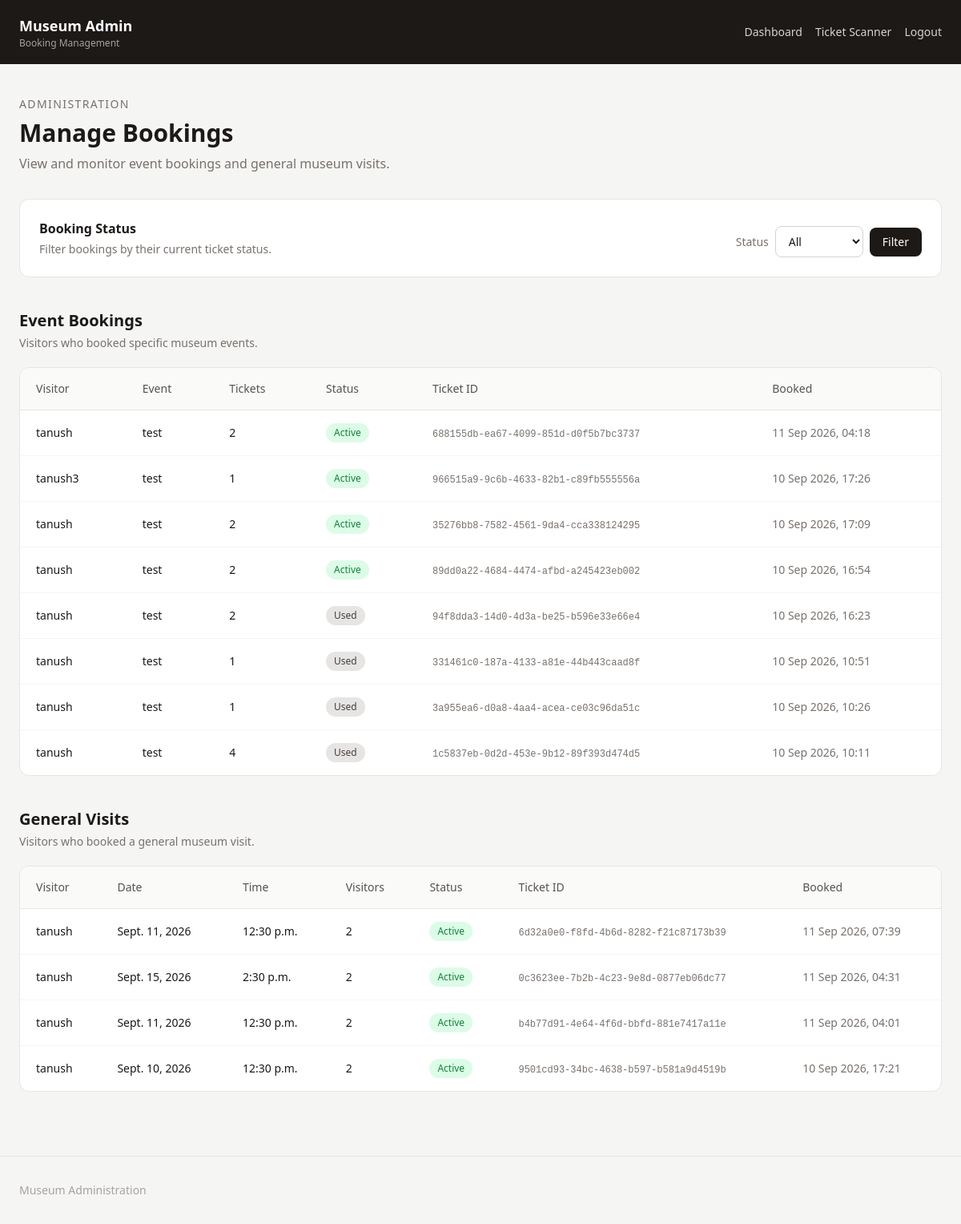
The app's page /admin-dashboard/bookings/ (signed in) with its own data.
### homepage/models.py (models this page shows, shortened)
class Booking(models.Model):
    STATUS_CHOICES = [
        ("active", "Active"),
        ("cancelled", "Cancelled"),
        ("used", "Used"),
    ]
    event = models.ForeignKey(
        Event,
        on_delete=models.CASCADE,
        related_name="bookings"
    )
    user = models.ForeignKey(
        settings.AUTH_USER_MODEL,
        on_delete=models.CASCADE,
        related_name="bookings"
    )
    ticket_id = models.UUIDField(
        default=uuid.uuid4,
        unique=True,
        editable=False
    )
    number_of_tickets = models.PositiveIntegerField(default=1)
    status = models.CharField(
        max_length=20,
        choices=STATUS_CHOICES,
        default="active"
    )
    booked_at = models.DateTimeField(auto_now_add=True)

class Event(models.Model):
    EVENT_TYPE_CHOICES = [
        ("Tour", "Tour"),
        ("Workshop", "Workshop"),
        ("Talk", "Talk"),
        ("Lecture", "Lecture"),
        ("Family", "Family"),
        ("Other", "Other"),
    ]
    title = models.CharField(max_length=200)
    event_type = models.CharField(
        max_length=50,
        choices=EVENT_TYPE_CHOICES,
        default="Other"
    )
    description = models.TextField()
    image = models.URLField(blank=True)
    date = models.DateField()
    time = models.TimeField()
    location = models.CharField(max_length=200)
    capacity = models.PositiveIntegerField(
        null=True,
        blank=True
    )
    is_active = models.BooleanField(default=True)
    created_at = models.DateTimeField(auto_now_add=True)
    updated_at = models.DateTimeField(auto_now=True)
    class Meta:
        ordering = ["date", "time"]

class Visit(models.Model):
    STATUS_CHOICES = [
        ("active", "Active"),
        ("cancelled", "Cancelled"),
        ("used", "Used"),
    ]
    user = models.ForeignKey(
        settings.AUTH_USER_MODEL,
        on_delete=models.CASCADE,
        related_name="visits"
    )
    ticket_id = models.UUIDField(
        default=uuid.uuid4,
        unique=True,
        editable=False
    )
    date = models.DateField()
    time = models.TimeField()
    number_of_visitors = models.PositiveIntegerField(default=1)
    status = models.CharField(
        max_length=20,
        choices=STATUS_CHOICES,
        default="active"
    )
    booked_at = models.DateTimeField(auto_now_add=True)
    class Meta:
        ordering = ["-booked_at"]

### accounts/models.py (models this page shows)
class User(AbstractUser):
    pass

### homepage/views.py (the view)
@login_required
@user_passes_test(is_staff)
def manage_bookings(request):
    status = request.GET.get("status", "all")
    event_bookings = Booking.objects.select_related(
        "user",
        "event"
    ).order_by("-booked_at")
    visits = Visit.objects.select_related(
        "user"
    ).order_by("-booked_at")
    if status in ["active", "cancelled", "used"]:
        event_bookings = event_bookings.filter(status=status)
        visits = visits.filter(status=status)
    return render(
        request,
        "manage_bookings.html",
        {
            "event_bookings": event_bookings,
            "visits": visits,
            "current_status": status,
        }
    )

### homepage/views.py (called while the page is built)
def is_staff(user):
    return user.is_authenticated and user.is_staff

### homepage/templates/manage_bookings.html (shortened to what this page needs)
<!DOCTYPE html>
<html lang="en">
<head>
    <script src="https://cdn.tailwindcss.com"></script>
</head>
<body class="bg-stone-100 text-stone-900">
<header class="bg-stone-900 text-white">
    <div class="max-w-7xl mx-auto px-4 sm:px-6">
        <div class="min-h-20 py-4 flex items-center justify-between gap-4">
            <div class="min-w-0">
                <h1 class="font-semibold text-base sm:text-lg truncate">
                    Museum Admin
                </h1>
                <p class="text-xs text-stone-400 truncate">
                    Booking Management
                </p>
            </div>
            <nav class="hidden md:flex items-center gap-4 shrink-0">
                <a href="{% url 'admin_dashboard' %}"
                   class="text-sm text-stone-300 hover:text-white transition">
                    Dashboard
                </a>
                <a href="{% url 'ticket_scanner' %}"
                   class="text-sm text-stone-300 hover:text-white transition">
                    Ticket Scanner
                </a>
                <a href="{% url 'logout' %}"
                   class="text-sm text-stone-300 hover:text-white transition">
                    Logout
                </a>
            </nav>
        </div>
    </div>
</header>
<main class="max-w-7xl mx-auto px-4 sm:px-6 py-8 sm:py-10">
    <div class="mb-8">
        <p class="text-sm uppercase tracking-widest text-stone-500">
            Administration
        </p>
        <h2 class="text-3xl font-semibold mt-2">
            Manage Bookings
        </h2>
        <p class="text-stone-500 mt-2">
            View and monitor event bookings and general museum visits.
        </p>
    </div>
    <section class="bg-white border border-stone-200
                    rounded-xl p-5 sm:p-6 mb-10">
        <div class="flex flex-col sm:flex-row
                    sm:items-end sm:justify-between gap-4">
            <div>
                <h3 class="font-semibold">
                    Booking Status
                </h3>
                <p class="text-sm text-stone-500 mt-1">
                    Filter bookings by their current ticket status.
                </p>
            </div>
            <form method="GET"
                  class="flex items-center gap-2">
                <label for="status"
                       class="text-sm text-stone-500">
                    Status
                </label>
                <select name="status"
                        id="status"
                        class="border border-stone-300
                               rounded-lg
                               px-3 py-2
                               bg-white
                               text-sm
                               focus:outline-none
                               focus:ring-2
                               focus:ring-stone-400">
                    <option value="all"
                        {% if current_status == "all" %}selected{% endif %}>
                        All
                    </option>
                </select>
                <button type="submit"
                        class="px-4 py-2
                               bg-stone-900
                               text-white
                               text-sm
                               rounded-lg
                               hover:bg-stone-800
                               transition">
                    Filter
                </button>
            </form>
        </div>
    </section>
    <section class="mb-10">
        <div class="flex items-center justify-between mb-5">
            <div>
                <h3 class="text-xl font-semibold">
                    Event Bookings
                </h3>
                <p class="text-sm text-stone-500 mt-1">
                    Visitors who booked specific museum events.
                </p>
            </div>
        </div>
        <div class="bg-white border border-stone-200
                    rounded-xl overflow-hidden">
            {% if event_bookings %}
                <div class="hidden md:block overflow-x-auto">
                    <table class="w-full text-sm">
                        <thead class="bg-stone-50 border-b border-stone-200">
                            <tr>
                                <th class="text-left px-5 py-4 font-medium text-stone-600">
                                    Visitor
                                </th>
                                <th class="text-left px-5 py-4 font-medium text-stone-600">
                                    Event
                                </th>
                                <th class="text-left px-5 py-4 font-medium text-stone-600">
                                    Tickets
                                </th>
                                <th class="text-left px-5 py-4 font-medium text-stone-600">
                                    Status
                                </th>
                                <th class="text-left px-5 py-4 font-medium text-stone-600">
                                    Ticket ID
                                </th>
                                <th class="text-left px-5 py-4 font-medium text-stone-600">
                                    Booked
                                </th>
                            </tr>
                        </thead>
                        <tbody>
                            {% for booking in event_bookings %}
                                <tr class="border-b border-stone-100
                                           last:border-b-0
                                           hover:bg-stone-50">
                                    <td class="px-5 py-4">
                                        {{ booking.user }}
                                    </td>
                                    <td class="px-5 py-4 font-medium">
                                        {{ booking.event.title }}
                                    </td>
                                    <td class="px-5 py-4">
                                        {{ booking.number_of_tickets }}
                                    </td>
                                    <td class="px-5 py-4">
                                        {% if booking.status == "active" %}
                                            <span class="inline-flex
                                                         px-2.5 py-1
                                                         rounded-full
                                                         text-xs font-medium
                                                         bg-green-100
                                                         text-green-700">
                                                Active
                                            </span>
                                        {% else %}
                                            <span class="inline-flex
                                                         px-2.5 py-1
                                                         rounded-full
                                                         text-xs font-medium
                                                         bg-stone-200
                                                         text-stone-700">
                                                Used
                                            </span>
                                        {% endif %}
                                    </td>
                                    <td class="px-5 py-4">
                                        <span class="font-mono text-xs
                                                     text-stone-500
                                                     break-all">
                                            {{ booking.ticket_id }}
                                        </span>
                                    </td>
                                    <td class="px-5 py-4 text-stone-500">
                                        {{ booking.booked_at|date:"d M Y, H:i" }}
                                    </td>
                                </tr>
                            {% endfor %}
                        </tbody>
                    </table>
                </div>
            {% endif %}
        </div>
    </section>
    <section>
        <div class="mb-5">
            <h3 class="text-xl font-semibold">
                General Visits
            </h3>
            <p class="text-sm text-stone-500 mt-1">
                Visitors who booked a general museum visit.
            </p>
        </div>
        <div class="bg-white border border-stone-200
                    rounded-xl overflow-hidden">
            {% if visits %}
                <div class="hidden md:block overflow-x-auto">
                    <table class="w-full text-sm">
                        <thead class="bg-stone-50 border-b border-stone-200">
                            <tr>
                                <th class="text-left px-5 py-4 font-medium text-stone-600">
                                    Visitor
                                </th>
                                <th class="text-left px-5 py-4 font-medium text-stone-600">
                                    Date
                                </th>
                                <th class="text-left px-5 py-4 font-medium text-stone-600">
                                    Time
                                </th>
                                <th class="text-left px-5 py-4 font-medium text-stone-600">
                                    Visitors
                                </th>
                                <th class="text-left px-5 py-4 font-medium text-stone-600">
                                    Status
                                </th>
                                <th class="text-left px-5 py-4 font-medium text-stone-600">
                                    Ticket ID
                                </th>
                                <th class="text-left px-5 py-4 font-medium text-stone-600">
                                    Booked
                                </th>
                            </tr>
                        </thead>
                        <tbody>
                            {% for visit in visits %}
                                <tr class="border-b border-stone-100
                                           last:border-b-0
                                           hover:bg-stone-50">
                                    <td class="px-5 py-4">
                                        {{ visit.user }}
                                    </td>
                                    <td class="px-5 py-4">
                                        {{ visit.date }}
                                    </td>
                                    <td class="px-5 py-4">
                                        {{ visit.time }}
                                    </td>
                                    <td class="px-5 py-4">
                                        {{ visit.number_of_visitors }}
                                    </td>
                                    <td class="px-5 py-4">
                                        {% if visit.status == "active" %}
                                            <span class="inline-flex
                                                         px-2.5 py-1
                                                         rounded-full
                                                         text-xs font-medium
                                                         bg-green-100
                                                         text-green-700">
                                                Active
                                            </span>
                                        {% endif %}
                                    </td>
                                    <td class="px-5 py-4">
                                        <span class="font-mono text-xs
                                                     text-stone-500
                                                     break-all">
                                            {{ visit.ticket_id }}
                                        </span>
                                    </td>
                                    <td class="px-5 py-4 text-stone-500">
                                        {{ visit.booked_at|date:"d M Y, H:i" }}
                                    </td>
                                </tr>
                            {% endfor %}
                        </tbody>
                    </table>
                </div>
            {% endif %}
        </div>
    </section>
</main>
<footer class="border-t border-stone-200 mt-10">
    <div class="max-w-7xl mx-auto px-4 sm:px-6 py-8">
        <p class="text-sm text-stone-400">
            Museum Administration
        </p>
    </div>
</footer>
</body>
</html>

### records on screen
Booking: user "tanush", event "test", number_of_tickets "2", status "Active", ticket_id "688155db-ea67-4099-851d-d0f5b7bc3737", booked_at "11 Sep 2026, 04:18"
Booking: user "tanush3", event "test", number_of_tickets "1", status "Active", ticket_id "966515a9-9c6b-4633-82b1-c89fb555556a", booked_at "10 Sep 2026, 17:26"
Booking: user "tanush", event "test", number_of_tickets "2", status "Active", ticket_id "35276bb8-7582-4561-9da4-cca338124295", booked_at "10 Sep 2026, 17:09"
Booking: user "tanush", event "test", number_of_tickets "2", status "Active", ticket_id "89dd0a22-4684-4474-afbd-a245423eb002", booked_at "10 Sep 2026, 16:54"
Booking: user "tanush", event "test", number_of_tickets "2", status "Used", ticket_id "94f8dda3-14d0-4d3a-be25-b596e33e66e4", booked_at "10 Sep 2026, 16:23"
Booking: user "tanush", event "test", number_of_tickets "1", status "Used", ticket_id "331461c0-187a-4133-a81e-44b443caad8f", booked_at "10 Sep 2026, 10:51"
Booking: user "tanush", event "test", number_of_tickets "1", status "Used", ticket_id "3a955ea6-d0a8-4aa4-acea-ce03c96da51c", booked_at "10 Sep 2026, 10:26"
Booking: user "tanush", event "test", number_of_tickets "4", status "Used", ticket_id "1c5837eb-0d2d-453e-9b12-89f393d474d5", booked_at "10 Sep 2026, 10:11"
Visit: user "tanush", date "Sept. 11, 2026", time "12:30 p.m.", number_of_visitors "2", status "Active", ticket_id "6d32a0e0-f8fd-4b6d-8282-f21c87173b39", booked_at "11 Sep 2026, 07:39"
Visit: user "tanush", date "Sept. 15, 2026", time "2:30 p.m.", number_of_visitors "2", status "Active", ticket_id "0c3623ee-7b2b-4c23-9e8d-0877eb06dc77", booked_at "11 Sep 2026, 04:31"
Visit: user "tanush", date "Sept. 11, 2026", time "12:30 p.m.", number_of_visitors "2", status "Active", ticket_id "b4b77d91-4e64-4f6d-bbfd-881e7417a11e", booked_at "11 Sep 2026, 04:01"
Visit: user "tanush", date "Sept. 10, 2026", time "12:30 p.m.", number_of_visitors "2", status "Active", ticket_id "9501cd93-34bc-4638-b597-b581a9d4519b", booked_at "10 Sep 2026, 17:21"
